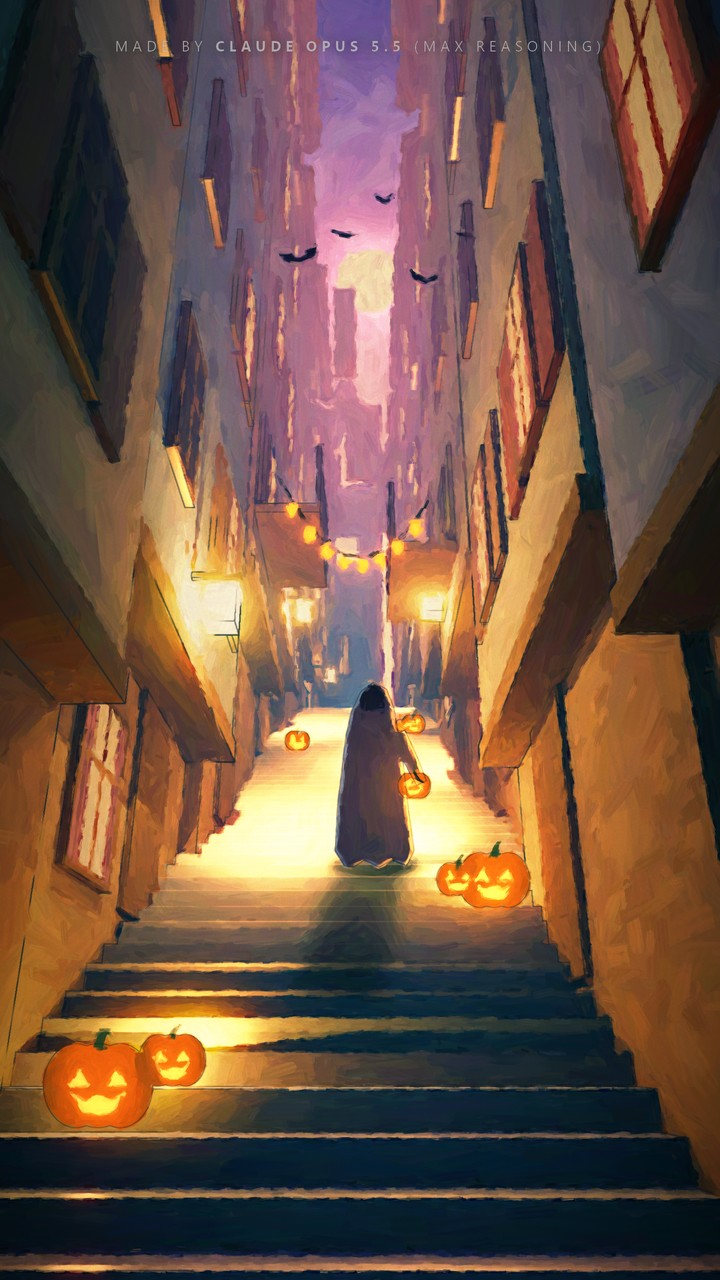
#> input picture gallery/20-painterly-alley.jpg, 720 x 1280 px
$ python -i hp.py   (imports and definitions only)
#> lines starting #> are read from the running program, lines starting #| are printed output that depends on the picture
#> further down, picture is the input picture: PIL image 720x1280 RGB; mean R, G, B 112.4, 84.4, 70
"""Shared helpers for the Halloween picture series (1440x2560 portrait stills).

Every picture script builds a float RGB image in [0, 1] (numpy, shape H x W x 3) or a PIL image
and calls save(img, num, slug). That writes:
    out/NN-slug.png        the clean picture
    captioned/NN-slug.png  the same picture with the series credit at the top
    work/NN-slug-small.jpg a 720x1280 preview for quick looks
"""
import os

import cv2
import numpy as np
from PIL import Image, ImageDraw, ImageFilter, ImageFont

ROOT = os.path.dirname(os.path.dirname(os.path.abspath(__file__))).replace("\\", "/")   # repository root
W, H = 1440, 2560


# ---------------------------------------------------------------- series credit

def font(size, bold=False):
    """Segoe UI as in the series credit; elsewhere DejaVu Sans, else Pillow's built-in font."""
#> called with size = 14, bold = False
    for name in (("segoeuib.ttf" if bold else "segoeui.ttf"), ("DejaVuSans-Bold.ttf" if bold else "DejaVuSans.ttf")):
        for folder in ("C:/Windows/Fonts/", ""):
            try:
                return ImageFont.truetype(folder + name, size)
            except OSError:
                pass
    return ImageFont.load_default(size)


def caption_overlay(w=W, h=H):
    """The series credit as an RGBA overlay: letter-spaced caps, white at 75%, soft shadow.
    Font size follows min(h/1080, w/1100), so in portrait it scales with the image width."""
    size = round(22 * min(h / 1080, w / 1100))
    fonts = {"r": font(size), "b": font(size, True)}
    parts = [("r", "MADE BY "), ("b", "CLAUDE OPUS 5.5"), ("r", " (MAX REASONING)")]
    track = round(size * 0.3)
    widths = [sum(fonts[f].getlength(ch) + track for ch in s) for f, s in parts]
    x = (w - sum(widths)) / 2
    top = round(30 * h / 1080)
    text = Image.new("L", (w, h), 0)
#> text: PIL image 720x1280 L; every value is 0
    d = ImageDraw.Draw(text)
    for (f, s), wd in zip(parts, widths):
        for ch in s:
            d.text((x, top), ch, font=fonts[f], fill=255)
            x += fonts[f].getlength(ch) + track
#> after the loop, x = 603.1
    shadow = text.filter(ImageFilter.GaussianBlur(round(5 * h / 1080)))
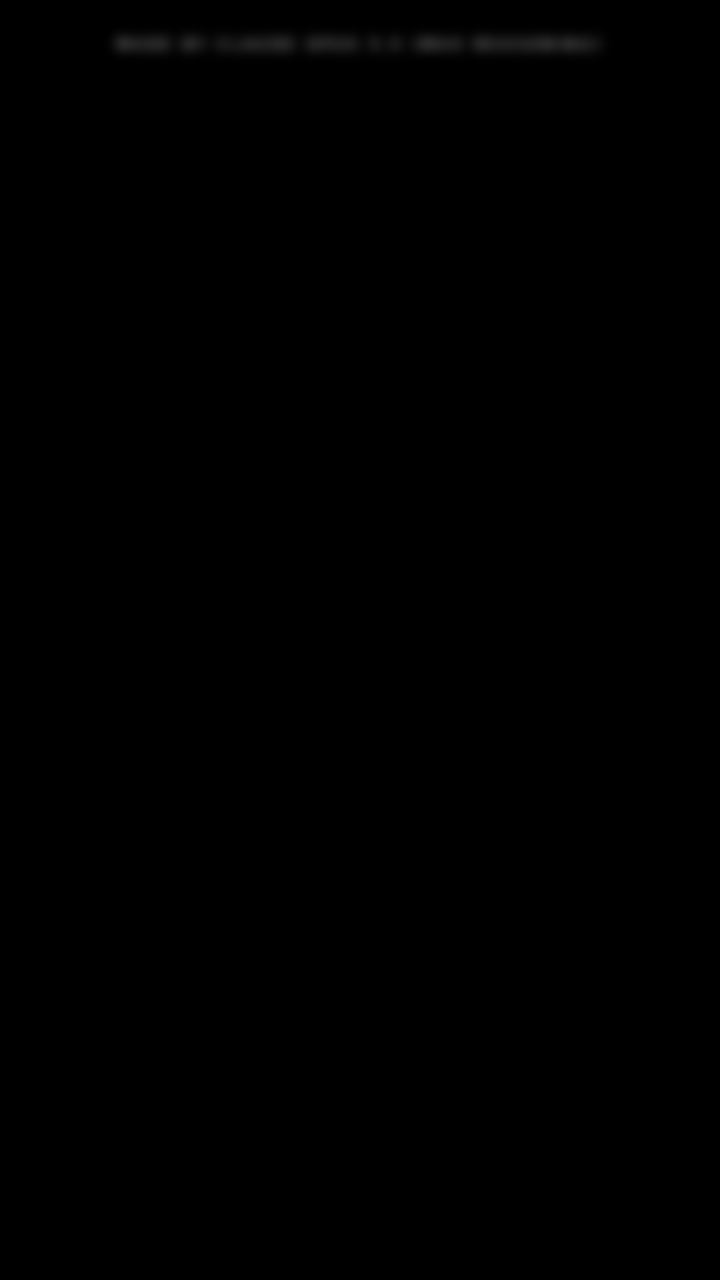
#> shadow: PIL image 720x1280 L; min 0, max 41, mean 0.3
    img = Image.new("RGBA", (w, h), (0, 0, 0, 0))
#> img: PIL image 720x1280 RGBA; every value is 0
    img.paste(Image.new("RGBA", (w, h), (0, 0, 0, 255)), (0, 0), shadow.point(lambda v: int(v * 0.5)))
    img.paste(Image.new("RGBA", (w, h), (255, 255, 255, 255)), (0, 0), text.point(lambda v: int(v * 0.75)))
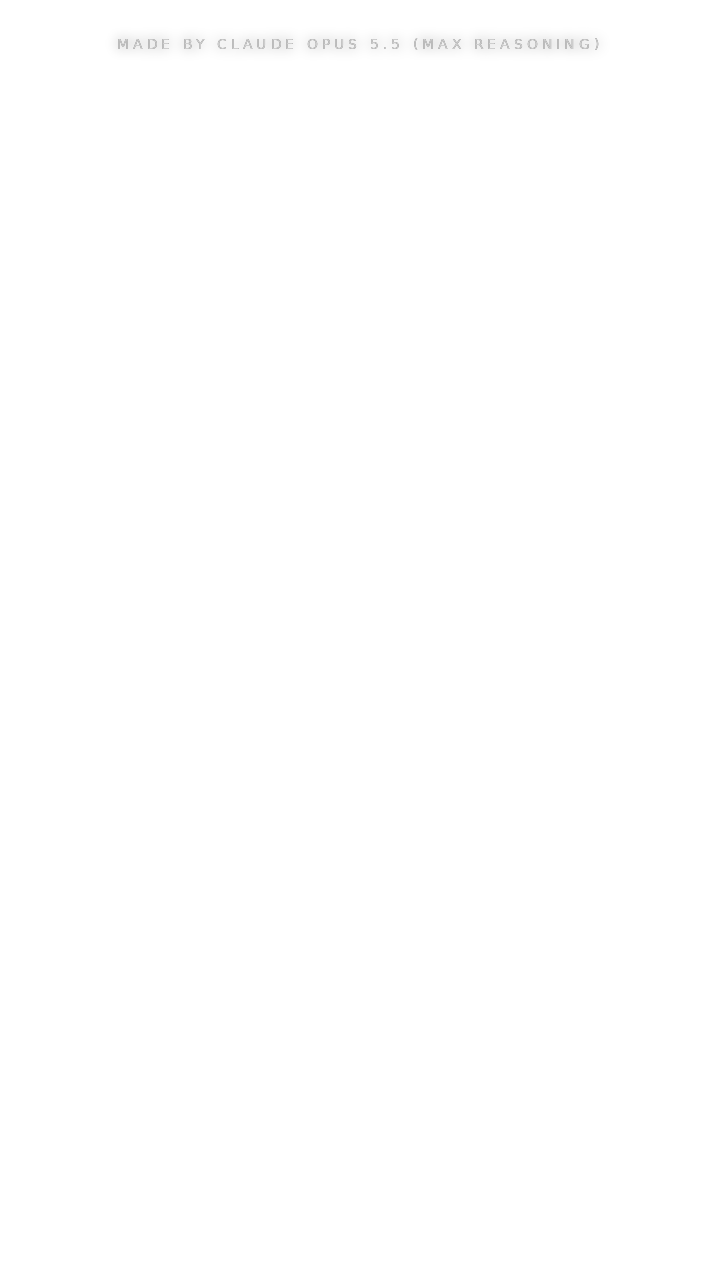
#> img: PIL image 720x1280 RGBA; mean R, G, B, A 0.2, 0.2, 0.2, 0.3; transparent parts drawn white
    return img


def captioned(img):
    """PIL RGB image -> copy with the credit composited on top (straight alpha, like ffmpeg's overlay)."""
    base = img.convert("RGBA")
    return Image.alpha_composite(base, caption_overlay(*base.size)).convert("RGB")


# ---------------------------------------------------------------- output

# [41 lines left out: functions to_pil, save, grid, not called in this run]


def smoothstep(a, b, x):
    t = np.clip((x - a) / (b - a), 0.0, 1.0)
    return t * t * (3.0 - 2.0 * t)


# [79 lines left out: functions mix, rgb, vgrad, noise, blur, glow and 3 more, not called in this run]


def over(dst, color, mask):
    """Paint a flat colour (or an image) through a coverage mask."""
    return mix(dst, np.broadcast_to(color, dst.shape), mask)

>>> from PIL import Image
>>> picture = Image.open('../gallery/20-painterly-alley.jpg')
>>> result = captioned(picture)
